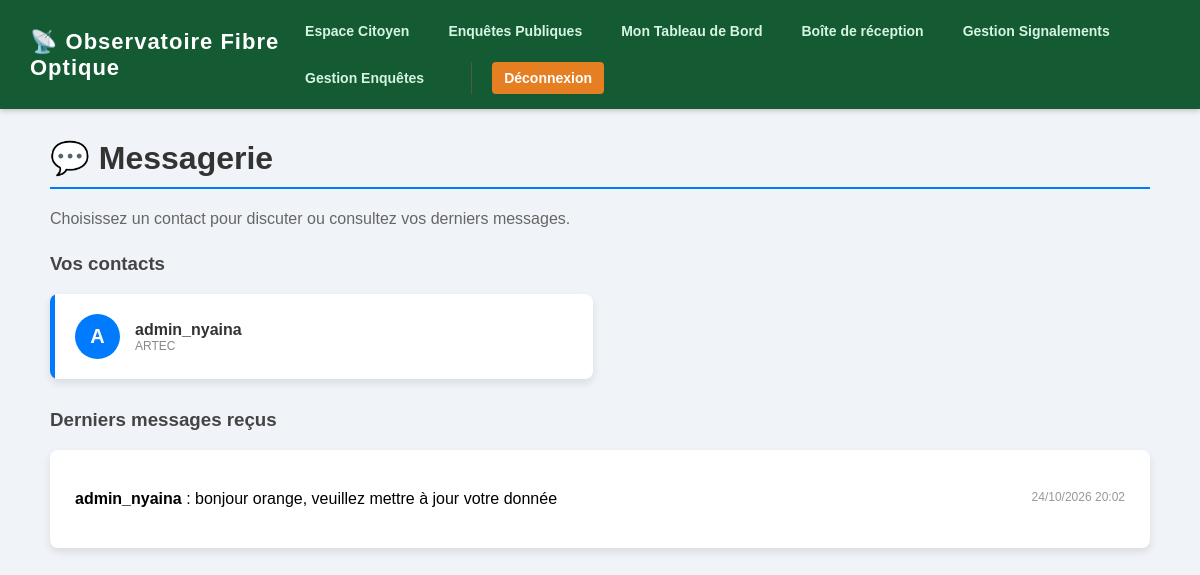
Screenshot of /qos/chat/ (signed in) with the database file from the repository.
### qos_engine/models.py (models this page shows, shortened)
class Message(models.Model):
    expediteur = models.ForeignKey(User, on_delete=models.CASCADE, related_name='messages_envoyes')
    destinataire = models.ForeignKey(User, on_delete=models.CASCADE, related_name='messages_recus')
    contenu = models.TextField()
    date_envoi = models.DateTimeField(auto_now_add=True)
    lu = models.BooleanField(default=False)

### qos_engine/views.py (the view)
# urls.py: path('chat/', views.boite_reception, name='boite_reception'),
@login_required
def boite_reception(request):
    is_artec = request.user.is_superuser or request.user.groups.filter(name='ARTEC').exists()
    if is_artec:
        contacts = User.objects.filter(groups__name__in=['YAS', 'Orange', 'Airtel']).distinct()
    else:
        contacts = User.objects.filter(Q(groups__name='ARTEC') | Q(is_superuser=True)).distinct()
    messages_recus = Message.objects.filter(destinataire=request.user).order_by('-date_envoi')[:5]
    context = {
        'contacts': contacts,
        'messages_recus': messages_recus,
        'is_artec': is_artec
    }
    return render(request, 'qos_engine/chat_inbox.html', context)

### qos_engine/templates/qos_engine/chat_inbox.html (shortened to what this page needs)
{% extends 'qos_engine/base.html' %}
{% block content %}
<h1 style="color: #333; border-bottom: 2px solid #007bff; padding-bottom: 10px;">💬 Messagerie</h1>
<p style="color: #666; margin-bottom: 25px;">Choisissez un contact pour discuter ou consultez vos derniers messages.</p>
<h3 style="color: #444;">Vos contacts</h3>
<div class="contact-list">
    {% for contact in contacts %}
        <div class="contact-card">
            <a href="{% url 'conversation' contact.id %}">
                <div class="avatar">{{ contact.username|first|upper }}</div>
                <div>
                    <div style="font-weight: bold; font-size: 16px;">{{ contact.username }}</div>
                    <div style="font-size: 12px; color: #888;">
                        {% if contact.groups.all %}{{ contact.groups.first.name }}{% endif %}
                    </div>
                </div>
            </a>
        </div>
    {% empty %}
        <p style="color: #888;">Aucun contact disponible.</p>
    {% endfor %}
</div>
<h3 style="color: #444; margin-top: 30px;">Derniers messages reçus</h3>
<div class="msg-preview">
    <ul style="list-style: none; padding: 0; margin: 0;">
        {% for msg in messages_recus %}
            <li class="msg-item">
                <b>{{ msg.expediteur.username }}</b> : {{ msg.contenu|truncatechars:80 }}
                <span style="float: right; font-size: 12px; color: #999;">{{ msg.date_envoi|date:"d/m/Y H:i" }}</span>
            </li>
        {% empty %}
            <li style="color: #888; text-align: center;">Aucun message pour le moment.</li>
        {% endfor %}
    </ul>
</div>
{% endblock %}

### qos_engine/templates/qos_engine/base.html (style rules this page uses)
body { font-family: 'Verdana', sans-serif; background: #f0f4f8; margin: 0; padding: 0; }

### qos_engine/templates/qos_engine/chat_inbox.html (style rules this page uses)
.contact-list { list-style: none; padding: 0; display: grid; grid-template-columns: 1fr 1fr; gap: 15px; margin-bottom: 30px; }
.contact-card { background: white; border-radius: 8px; box-shadow: 0 4px 8px rgba(0,0,0,0.1); overflow: hidden; }
.contact-card a { display: flex; align-items: center; padding: 20px; text-decoration: none; color: #333; border-left: 5px solid #007bff; transition: 0.3s; }
.avatar { width: 45px; height: 45px; background: #007bff; color: white; border-radius: 50%; display: flex; justify-content: center; align-items: center; font-size: 20px; font-weight: bold; margin-right: 15px; }
.msg-preview { background: white; padding: 25px; border-radius: 8px; box-shadow: 0 4px 8px rgba(0,0,0,0.1); }
.msg-item { border-bottom: 1px solid #eee; padding: 15px 0; }
.msg-item:last-child { border-bottom: none; }

### rows the page displays
Message: expediteur.username "admin_nyaina", contenu "bonjour orange, veuillez mettre à jour votre donnée", date_envoi "24/10/2026 20:02"

### other values shown
{{ contact.username|first|upper }} "A"
{{ contact.username }} "admin_nyaina"
{{ contact.groups.first.name }} "ARTEC"
